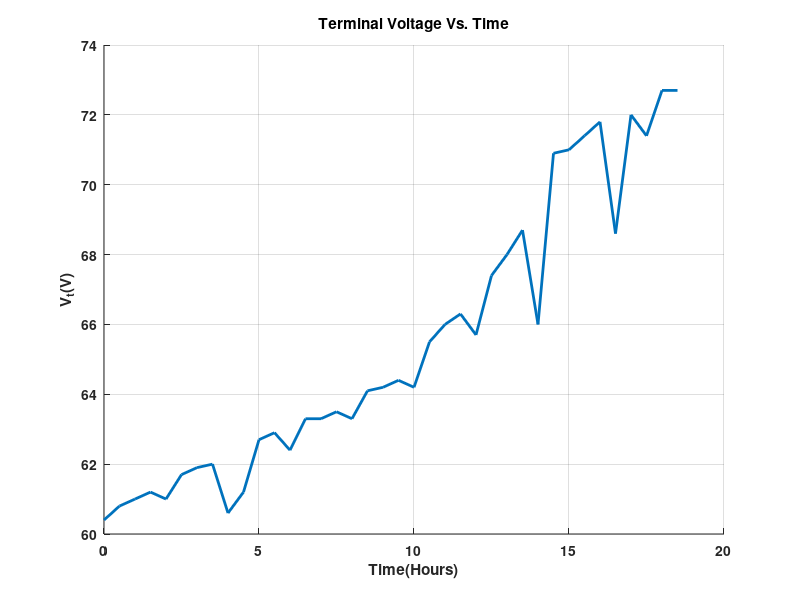

Recreate this plot in MATLAB.
clc;
clear all;
close all;
Vt=[60.4 60.8 61 61.2 61 61.7 61.9 62 60.6 61.2 62.7 62.9 62.4 63.3 63.3 63.5 63.3 64.1 64.2 64.4 64.2 65.5 66 66.3 65.7 67.4 68 68.7 66 70.9 71 71.4 71.8  68.6 72 71.4 72.7 72.7];

t=[0:.5:18.5];
%[a y] = lineReg(I, x)
%eqn = sprintf('V_{oc}-V_{t}= %.4f*Battery Current + %.4f', a, y);

hold on
%plot(I,x,'*','LineWidth',2);
plot(t,Vt,'LineWidth',2),xlabel('Time(Hours)','FontWeight','bold'),ylabel('V_{t}(V)','FontWeight','bold'),set(gca,'FontWeight','bold'), title('Terminal Voltage Vs. Time','FontWeight','bold'), grid on;
%annotation('textbox', [.6 .2 .25 .1], 'String', ...
                   % ['R_{internal} = 0.2189','\Omega'],'FontWeight','bold','BackgroundColor','white'),
                %annotation('textbox', [.15 .81 .5 .1],'String',[eqn],'FontWeight','bold','BackgroundColor','white');
%legend('Raw','Fitted'),set(legend,'fontweight','bold')

